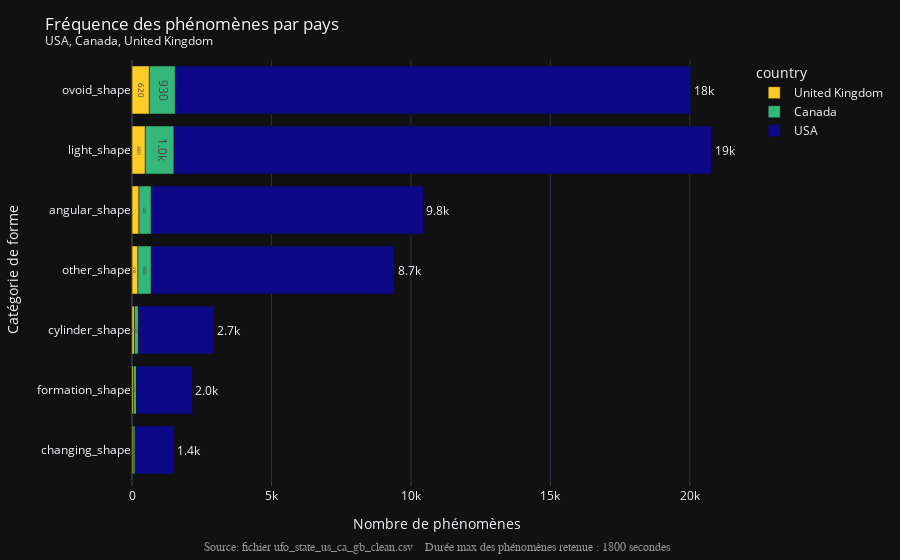

Notebook source saved alongside this figure:
### Code cell
# Couleur définie pour chaque pays 
colors = list(COLORS.values())

# graph
fig = px.bar(df_ufo_count,
             y='cat_UFO_shape',
             x='count_cat_UFO_shape',
             text='count_cat_UFO_shape',
             labels={'count_cat_UFO_shape': 'Nombre de phénomènes',
                     'cat_UFO_shape': 'Catégorie de forme'},
             color='country',
             color_discrete_sequence=colors,
             template=TEMPLATE)

# text
fig.update_traces(texttemplate='%{text:.2s}',
                  textposition='outside')

fig.update_layout(title='Fréquence des phénomènes par pays<br>'
                  '<sup>USA, Canada, United Kingdom</sup>',
                  showlegend=True)

# axes
fig.update_xaxes(showgrid=True, ticks="outside")

# annotations
annotations = []

# Source
annotations.append(dict(xref='paper', yref='paper', x=0.5, y=-0.14,
                        xanchor='center', yanchor='top',
                        text='Source: fichier ufo_state_us_ca_gb_clean.csv  ' +
                        '  Durée max des phénomènes retenue : 1800 secondes',
                        font=dict(family='Arial',
                                  size=12,
                                  color='rgb(150,150,150)'),
                        showarrow=False))

fig.update_layout(annotations=annotations)

fig.show()

### Figure 1 — Plotly figure (JSON) as saved in the notebook; plotly's stock layout.template omitted (floating-point values rounded to 4 significant figures)
{"data": [{"alignmentgroup": "True", "hovertemplate": "country=United Kingdom<br>Nombre de phénomènes=%{text}<br>Catégorie de forme=%{y}<extra></extra>", "legendgroup": "United Kingdom", "marker": {"color": "#fdca26"}, "name": "United Kingdom", "offsetgroup": "United Kingdom", "orientation": "h", "showlegend": true, "text": [41, 58, 86, 213, 250, 478, 622], "textposition": "outside", "texttemplate": "%{text:.2s}", "type": "bar", "x": [41, 58, 86, 213, 250, 478, 622], "xaxis": "x", "y": ["changing_shape", "formation_shape", "cylinder_shape", "other_shape", "angular_shape", "light_shape", "ovoid_shape"], "yaxis": "y"}, {"alignmentgroup": "True", "hovertemplate": "country=Canada<br>Nombre de phénomènes=%{text}<br>Catégorie de forme=%{y}<extra></extra>", "legendgroup": "Canada", "marker": {"color": "#35b779"}, "name": "Canada", "offsetgroup": "Canada", "orientation": "h", "showlegend": true, "text": [70, 103, 143, 442, 478, 933, 1030], "textposition": "outside", "texttemplate": "%{text:.2s}", "type": "bar", "x": [70, 103, 143, 442, 478, 933, 1030], "xaxis": "x", "y": ["changing_shape", "formation_shape", "cylinder_shape", "angular_shape", "other_shape", "ovoid_shape", "light_shape"], "yaxis": "y"}, {"alignmentgroup": "True", "hovertemplate": "country=USA<br>Nombre de phénomènes=%{text}<br>Catégorie de forme=%{y}<extra></extra>", "legendgroup": "USA", "marker": {"color": "#0d0887"}, "name": "USA", "offsetgroup": "USA", "orientation": "h", "showlegend": true, "text": [1395, 2005, 2704, 8723, 9754, 18477, 19269], "textposition": "outside", "texttemplate": "%{text:.2s}", "type": "bar", "x": [1395, 2005, 2704, 8723, 9754, 18477, 19269], "xaxis": "x", "y": ["changing_shape", "formation_shape", "cylinder_shape", "other_shape", "angular_shape", "ovoid_shape", "light_shape"], "yaxis": "y"}], "layout": {"annotations": [{"font": {"color": "rgb(150,150,150)", "family": "Arial", "size": 12}, "showarrow": false, "text": "Source: fichier ufo_state_us_ca_gb_clean.csv    Durée max des phénomènes retenue : 1800 secondes", "x": 0.5, "xanchor": "center", "xref": "paper", "y": -0.14, "yanchor": "top", "yref": "paper"}], "barmode": "relative", "legend": {"title": {"text": "country"}, "tracegroupgap": 0}, "margin": {"t": 60}, "showlegend": true, "title": {"text": "Fréquence des phénomènes par pays<br><sup>USA, Canada, United Kingdom</sup>"}, "xaxis": {"anchor": "y", "domain": [0, 1], "showgrid": true, "ticks": "outside", "title": {"text": "Nombre de phénomènes"}}, "yaxis": {"anchor": "x", "domain": [0, 1], "title": {"text": "Catégorie de forme"}}}}
